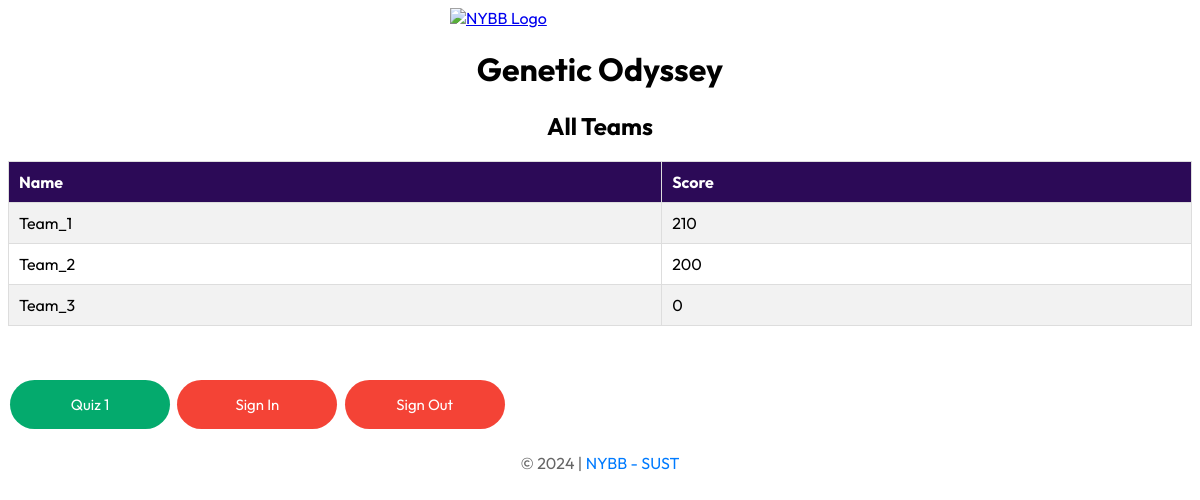
The app's page / (signed in), older data.
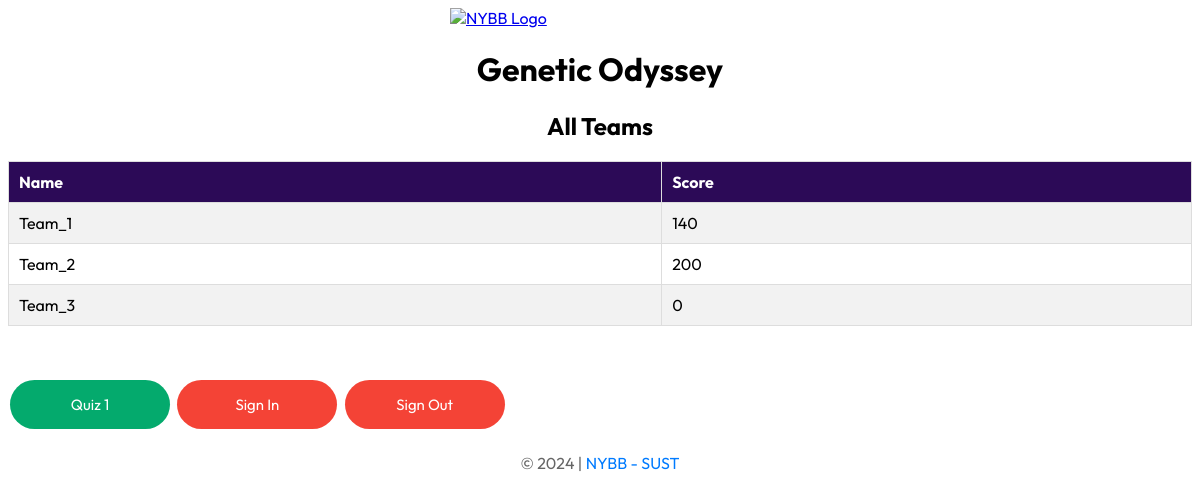
The same page, newer data.
### app/models.py (models this page shows, shortened)
class Team(models.Model):
    name = models.CharField(max_length=20)
    score = models.IntegerField(default=0)
    n_score = models.IntegerField(default=0)
    clue = models.IntegerField(default=5)
    quiz_1_status = models.BooleanField(default=False)
    quiz_2_status = models.BooleanField(default=False)
    quiz_3_status = models.BooleanField(default=False)
    user = models.OneToOneField(User, on_delete=models.CASCADE)

### app/views.py (the view)
# urls.py: path('', views.index, name='index'),
def index(request):
    if request.user.is_authenticated:
        teams = Team.objects.all()
        return render(request, 'index.html', {'teams': teams})
    else:
        return redirect('signin')

### templates/index.html (shortened to what this page needs)
<!DOCTYPE html>
<html lang="en">
<head>
    {% load static %}
    <link rel="stylesheet" href="{% static 'common.css' %}">
    <link rel="stylesheet" href="{% static 'index.css' %}">
</head>
<body>
    <a href="{% url 'index' %}">
        <img src="https://i.ibb.co/7SwXPgX/nybb.jpg" alt="NYBB Logo" class="logo">
    </a>
    <h1>Genetic Odyssey</h1>
    <h2>All Teams</h2>
    <table id="teams">
        <tr>
            <th>Name</th>
            <th>Score</th>
        </tr>
        {% for team in teams %}
            <tr>
                <td>{{ team.name }}</td>
                <td>{{team.score}}</td>
            </tr>
        {% endfor %}
    </table>
    <div class="div-1">
        <a href="{% url 'quiz1' %}" class="button button-green">Quiz 1</a>
        <a href="{% url 'signin' %}" class="button button-red">Sign In</a>
        <a href="{% url 'signout' %}" class="button button-red">Sign Out</a>
    </div>
<footer><span>&copy; 2024 | </span> <span><a href="#">NYBB - SUST</a></span></footer>
</body>
</html>

Row changes from the older to the newer data that the page shows:
changed Team "Team_1": score "210" → "140"
